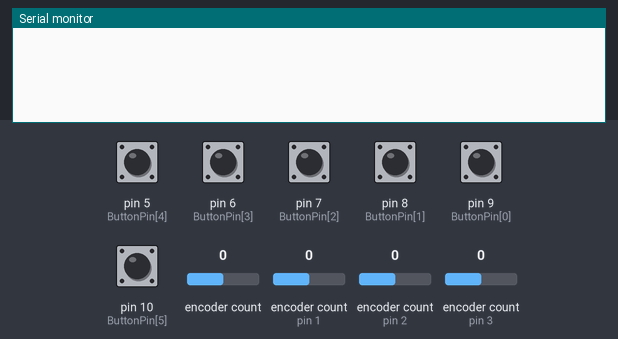
Bench run of a sketch on a simulated Arduino Leonardo, built with avr-gcc and run on an emulated ATmega32U4. Parts: the last lines printed to the serial monitor. The inputs (shaded band) are chosen by the test bench; at power-on: pin 5 (ButtonPin[4]), pin 6 (ButtonPin[3]), pin 7 (ButtonPin[2]), pin 8 (ButtonPin[1]), pin 9 (ButtonPin[0]), pin 10 (ButtonPin[5]) LOW, encoder count 0, encoder count (sensors on pin 1, pin 2, pin 3) 0.

Above: at 1.2 s.
1.3 s: encoder count (sensor 0) set to 1
At 2.1 s:
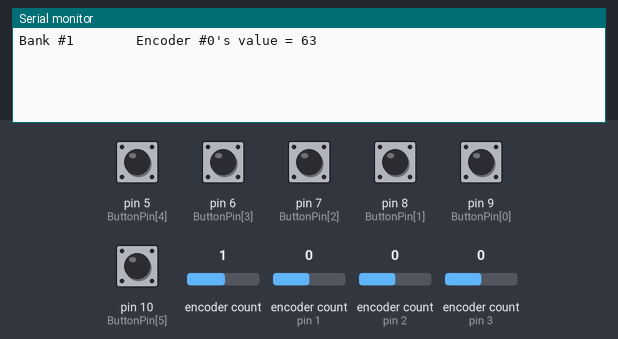
2.8 s: pin 5 (ButtonPin[4]) pulled HIGH for 0.15 s
At 3.2 s:
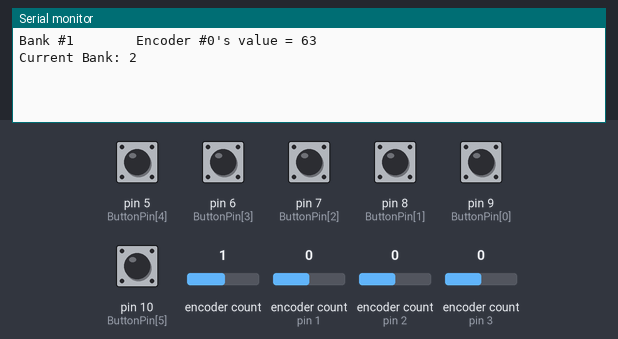
4.4 s: pin 6 (ButtonPin[3]) pulled HIGH for 0.15 s
At 5.1 s:
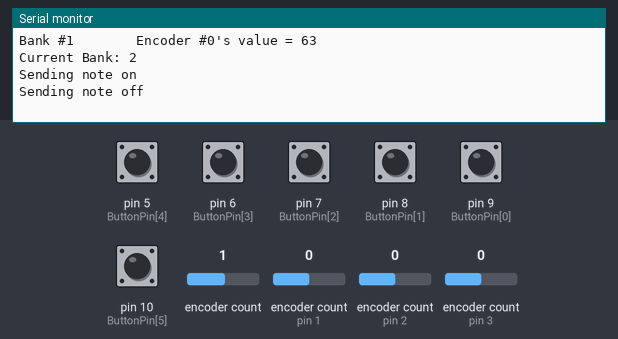
6.0 s: encoder count (sensor on pin 1) set to 1
At 6.8 s:
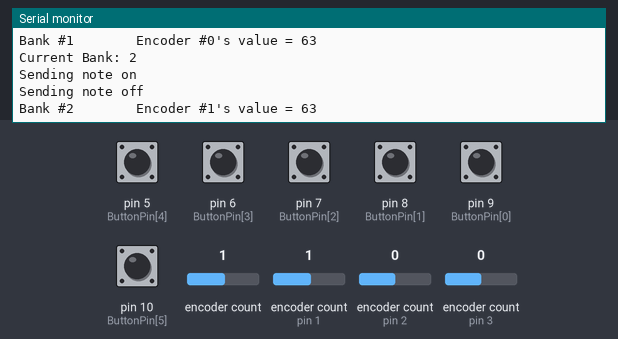
7.5 s: encoder count (sensor on pin 2) set to 1
At 8.0 s:
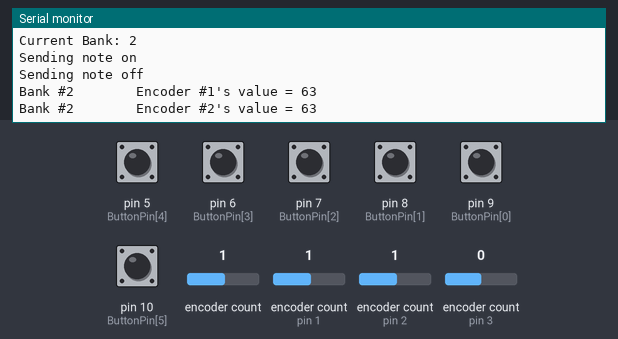
9.0 s: encoder count (sensor on pin 3) set to 1
At 10.3 s:
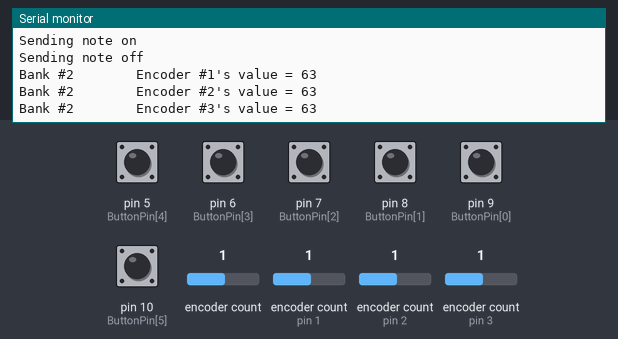
Timing chart, 0 to 11.5 s (numbered marks = the images above; inputs shaded):
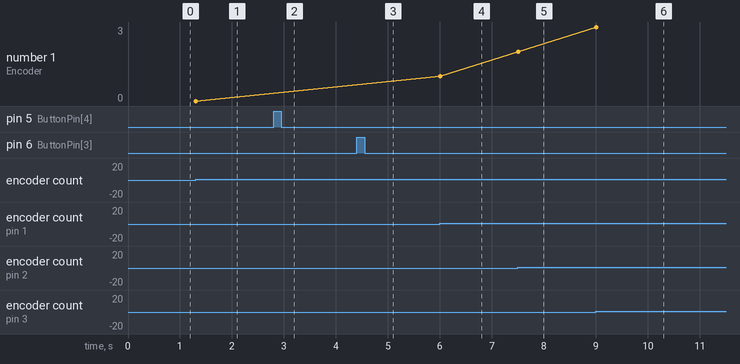

Measured:
- after the input at 1.3 s, the serial monitor: prints a new line at once (image 1)
- after the input at 2.8 s, the serial monitor: prints a new line at once (image 2)
- after the input at 4.4 s, the serial monitor: prints a new line at once (image 3)
- after the input at 6.0 s, the serial monitor: prints a new line at once (image 4)
- after the input at 7.5 s, the serial monitor: prints a new line at once (image 5)
- after the input at 9.0 s, the serial monitor: prints a new line at once (image 6)
- plotted number 1: 0 → 1 after the input at 6.0 s, 2 → 3 after the input at 9.0 s

The sketch:

microMIDI_1.0.ino
```cpp
/* microMIDI 1.0
   Remy Pham
   Patrick Ayers
*/

#include "MIDIUSB.h"
#include <Encoder.h>
#include <SPI.h>

#define NUM_BUTTONS 6
#define NUM_ENCODERS 4 //to be changed to four later
#define NUM_BANKS 16
#define DEBOUNCE 50
#define data 16
#define clock 15
#define ORIGINAL 0
#define TRANSLATED 1
#define OLD 0
#define NEW 1

const int ButtonPin [NUM_BUTTONS] = {9, 8, 7, 6, 5, 10};
int buttonState [NUM_BUTTONS]; //1 is little button, 2+3+4 are encoders for now, 5 is bank navigation (up one) and 6 is bank navi (down one)
int bank = 1;

// Change these two numbers to the pins connected to your encoder.
//   Best Performance: both pins have interrupt capability
//   Good Performance: only the first pin has interrupt capability
//   Low Performance:  neither pin has interrupt capability

Encoder myEncA(0, 10);
Encoder myEncB(1, 9);
Encoder myEncC(2, 8);
Encoder myEncD(3, 6);

//   avoid using pins with LEDs attached

char str[50];
long encPosition [2][NUM_ENCODERS][2][NUM_BANKS+1];//encPosition[OLD or NEW value][which encoder is sending data, referred to as 'i'][ORIGINAL or TRANSLATED value][bank indicator 1-16 (0 is original bank)]
long oldTime[NUM_BUTTONS];
long newTime[NUM_BUTTONS];
uint8_t noteSend [NUM_BUTTONS] ;

void setup() {

  Serial.begin(115200);                   //Setting up the MIDI baud rate

  for (int i = 0; i < NUM_BUTTONS; i++) {
    noteSend[i] = newTime[i] = 0;
    oldTime[i] = millis();
    pinMode(ButtonPin[i], INPUT);
  }

  for (int i = 0; i < NUM_ENCODERS; i++) { //set the encoder to begin on startup in the middle of the range
    for (int b = 0; b < NUM_BANKS+1; b++){ // da whole damn array gets filled yo
      encPosition[OLD][i][ORIGINAL][b] = 255;
      encPosition[OLD][i][TRANSLATED][b] = (511 - encPosition[OLD][i][ORIGINAL][b]) / 4;
      encPosition[NEW][i][TRANSLATED][b] = (511 - encPosition[NEW][i][ORIGINAL][b]) / 4;
      writeEncoder(i, 255);//initial encoder value (original)
    }
  }
}

void loop() {

  initializeButtons();
  initializeEncoders();

  readButtons();
  readBankSelector();

}

void readButtons() {  //MIDI
  for (int i = 0; i < NUM_BUTTONS - 2; i++) { //ignore last two buttons for bank
    newTime[i] = millis();
    buttonInput(i);
  }
}

void readBankSelector() {
  for (int i = NUM_BUTTONS - 2; i < NUM_BUTTONS; i++) { //bank buttons
    newTime[i] = millis();
    bankSelectorInput(i);
  }
}

void initializeButtons() {
  for (int i = 0; i < NUM_BUTTONS; i++) {
    buttonState[i] = digitalRead(ButtonPin[i]);
  }
}
//int test = 0;
void initializeEncoders() {

  encPosition[NEW][0][ORIGINAL][bank] = myEncA.read();
  encPosition[NEW][1][ORIGINAL][bank] = myEncB.read();
  encPosition[NEW][2][ORIGINAL][bank] = myEncC.read();
  encPosition[NEW][3][ORIGINAL][bank] = myEncD.read();

  for (int i = 0; i < NUM_ENCODERS; i++) {          //constrain the values
    if (encPosition[NEW][i][ORIGINAL][bank] < 0) {
      encPosition[NEW][i][ORIGINAL][bank] = 0;
      encPosition[NEW][i][TRANSLATED][bank] = 0;
      writeEncoder(i, 0);
    } else if (encPosition[NEW][i][ORIGINAL][bank] > 511) {
      encPosition[NEW][i][ORIGINAL][bank] = 511;
      encPosition[NEW][i][TRANSLATED][bank] = (511 - encPosition[NEW][i][ORIGINAL][bank]) / 4;
      writeEncoder(i, 511);
    }

    if (encPosition[NEW][i][ORIGINAL][bank] != encPosition[OLD][i][ORIGINAL][bank]) {

      encPosition[OLD][i][ORIGINAL][bank] = encPosition[NEW][i][ORIGINAL][bank];
      encPosition[OLD][i][TRANSLATED][bank] = (511 - encPosition[OLD][i][ORIGINAL][bank]) / 4;

      if (encPosition[NEW][i][ORIGINAL][bank] % 4 == 3 && encPosition[NEW][i][TRANSLATED][bank] != encPosition[OLD][i][TRANSLATED][bank]) { //filter out extraneous outputs. 3 chosen for end of notch

        sprintf(str, "Bank #%d        Encoder #%d's value = %d", bank, i, encPosition[OLD][i][TRANSLATED][bank]); //encPosition[OLD][i][TRANSLATED] is the desired value
        Serial.println(str);
        encPosition[NEW][i][TRANSLATED][bank] = encPosition[OLD][i][TRANSLATED][bank];

        midiEventPacket_t controlChange = {0x0B, 0xB0 | (bank - 1) * 4 + i, 1, encPosition[OLD][i][TRANSLATED][bank]}; //push value in that particular bank
        MidiUSB.sendMIDI(controlChange);
        MidiUSB.flush();
      }
    }
  }
}

void buttonInput(int b) {         //IF BANK IS CHANGED WHILE BUTTON STATE IS HIGH THE SECOND IF STATEMENT DOESN'T OCCUR. FIX
  if (buttonState[b] == HIGH && noteSend[b] == 0 && newTime[b] - oldTime[b] > DEBOUNCE) {
    oldTime[b] = newTime[b];
    midiEventPacket_t noteOn = {0x09, 0x90 | 0, (bank * 4) + b, 64}; //plays a certain note based on bank value
    Serial.println("Sending note on");
    MidiUSB.sendMIDI(noteOn); //sending channel0, G4, norm. velocity
    MidiUSB.flush();
    noteSend[b] = 1;
  } else if (buttonState[b] == LOW && noteSend[b] == 1 && newTime[b] - oldTime[b] > DEBOUNCE) {
    midiEventPacket_t noteOff = {0x08, 0x80 | 0, (bank * 4) + b, 64};
    Serial.println("Sending note off");
    MidiUSB.sendMIDI(noteOff);
    MidiUSB.flush();
    noteSend[b] = 0;
    oldTime[b] = newTime[b];
  }
}

void writeEncoder(int i, int val) {
  switch (i) {
    case 0:
      myEncA.write(val);
      break;
    case 1:
      myEncB.write(val);
      break;
    case 2:
      myEncC.write(val);
      break;
    case 3:
      myEncD.write(val);
    default:
      break;
  }
  return;
}

void bankSelectorInput(int i) {
  if (buttonState[i] == HIGH && noteSend[i] == 0 && newTime[i] - oldTime[i] > DEBOUNCE) {
    oldTime[i] = newTime[i];
    if (i == NUM_BUTTONS - 2 && bank < 16) {  //"Next bank" button is second from the last
      bank = bank + 1;
      Serial.print("Current Bank: ");
      Serial.println(bank);
      updateEncoders();

    } else if (i == NUM_BUTTONS - 1 && bank > 1) { //"Previous bank" button is last
      bank = bank - 1;
      Serial.print("Current Bank: ");
      Serial.println(bank);
      updateEncoders();
    }
    noteSend[i] = 1;
  } else if (buttonState[i] == LOW && noteSend[i] == 1 && newTime[i] - oldTime[i] > DEBOUNCE) {
      noteSend[i] = 0;
      oldTime[i] = newTime[i];
  }
}

/*Bring the encoders up to date with the current bank.  Called in bankSelectorInput()*/
void updateEncoders(){
    for(int i=0; i<NUM_ENCODERS; i++){
      writeEncoder(i, encPosition[OLD][i][ORIGINAL][bank]); //reset encoders to current bank values
    }
}
```
